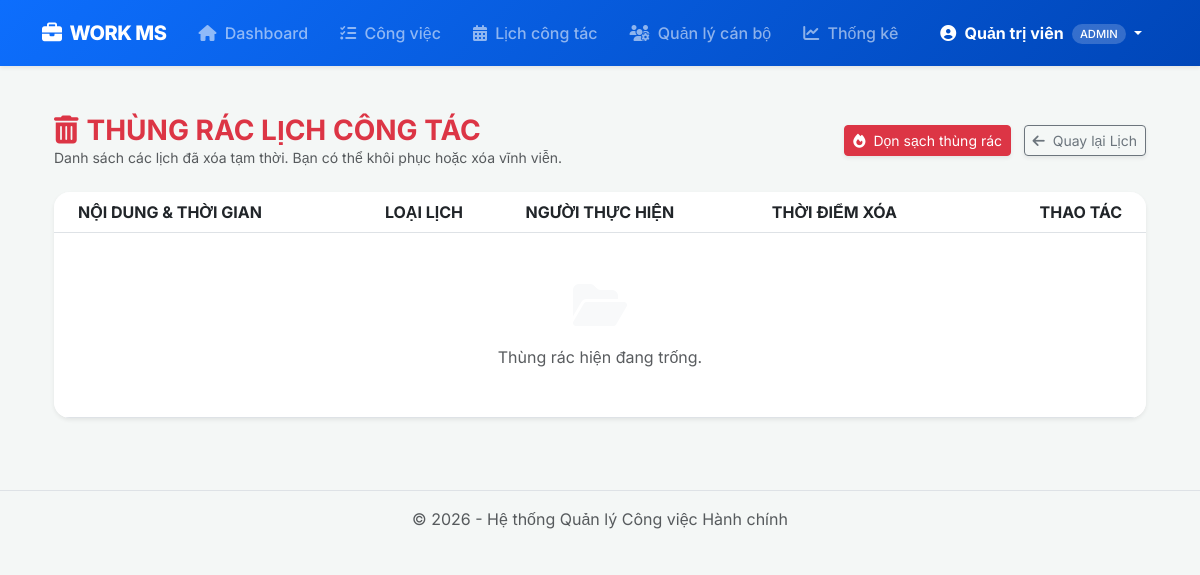
The page /modules/schedule/trash.php (signed in) on the database as committed earlier.
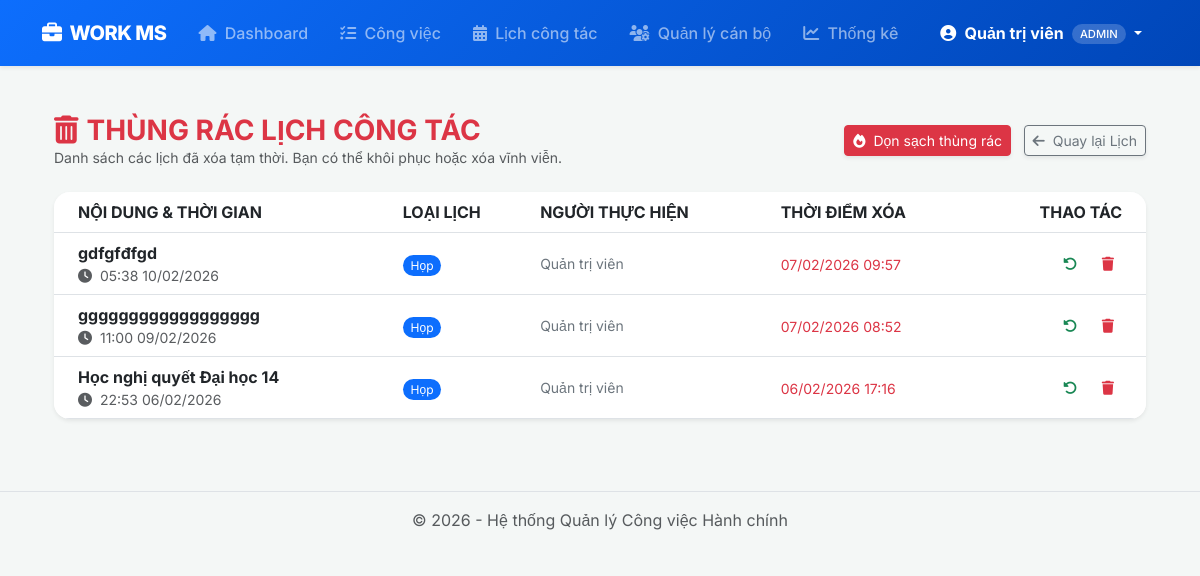
The same page on the database as committed later.
### tables this page shows
CREATE TABLE `lich_cong_tac` (
  `id` int(11) NOT NULL,
  `tieu_de` varchar(255) NOT NULL,
  `lanh_dao_id` int(11) NOT NULL,
  `bat_dau` datetime NOT NULL,
  `ket_thuc` datetime NOT NULL,
  `dia_diem` varchar(255) DEFAULT NULL,
  `noi_dung` text DEFAULT NULL,
  `loai_lich` enum('Họp','Công tác','Tiếp khách','Khác') DEFAULT 'Họp',
  `trang_thai` enum('Dự kiến','Chính thức','Đã xong','Hủy') DEFAULT 'Dự kiến',
  `created_at` timestamp NOT NULL DEFAULT current_timestamp(),
  `is_deleted` tinyint(1) DEFAULT 0,
  `deleted_at` datetime DEFAULT NULL
);

CREATE TABLE `users` (
  `id` int(11) NOT NULL,
  `username` varchar(50) NOT NULL,
  `password` varchar(255) NOT NULL,
  `ho_ten` varchar(100) NOT NULL,
  `role` enum('admin','nguoi_giao_viec','nguoi_thuc_hien') DEFAULT 'nguoi_thuc_hien',
  `created_at` timestamp NOT NULL DEFAULT current_timestamp()
);

### modules/schedule/trash.php (the view, shortened to what this page needs)
<?php
require_once '../../config/database.php';
include '../../includes/header.php';
$sql = "SELECT l.*, u.ho_ten FROM lich_cong_tac l
        JOIN users u ON l.lanh_dao_id = u.id
        WHERE l.is_deleted = 1
        ORDER BY l.deleted_at DESC";
$res = mysqli_query($conn, $sql);
?>
<div class="container py-4">
    <div class="d-flex justify-content-between align-items-center mb-4">
        <div>
            <h3 class="fw-bold text-danger mb-0">
                <i class="fa fa-trash-alt me-2"></i>THÙNG RÁC LỊCH CÔNG TÁC
            </h3>
            <p class="text-muted small mb-0">Danh sách các lịch đã xóa tạm thời. Bạn có thể khôi phục hoặc xóa vĩnh viễn.</p>
        </div>
        <div>
            <button onclick="emptyTrash()" class="btn btn-danger btn-sm shadow-sm me-2">
                <i class="fa fa-fire me-1"></i> Dọn sạch thùng rác
            </button>
            <a href="index.php" class="btn btn-outline-secondary btn-sm shadow-sm">
                <i class="fa fa-arrow-left me-1"></i> Quay lại Lịch
            </a>
        </div>
    </div>
    <div class="card shadow-sm border-0 rounded-4 overflow-hidden">
        <div class="table-responsive">
            <table class="table table-hover align-middle mb-0">
                <thead class="bg-light text-secondary">
                    <tr>
                        <th class="ps-4">NỘI DUNG & THỜI GIAN</th>
                        <th>LOẠI LỊCH</th>
                        <th>NGƯỜI THỰC HIỆN</th>
                        <th>THỜI ĐIỂM XÓA</th>
                        <th class="text-end pe-4">THAO TÁC</th>
                    </tr>
                </thead>
                <tbody>
                    <?php if (mysqli_num_rows($res) > 0): while ($row = mysqli_fetch_assoc($res)): ?>
                            <tr id="row-<?= $row['id'] ?>">
                                <td class="ps-4">
                                    <div class="fw-bold text-dark"><?= htmlspecialchars($row['tieu_de']) ?></div>
                                    <div class="text-muted small">
                                        <i class="fa fa-clock me-1"></i>
                                        <?= date('H:i d/m/Y', strtotime($row['bat_dau'])) ?>
                                    </div>
                                </td>
                                <td>
                                    <?php
                                    $color = 'secondary';
                                    if ($row['loai_lich'] == 'Họp') $color = 'primary';
                                    ?>
                                    <span class="badge bg-<?= $color ?> rounded-pill fw-normal"><?= $row['loai_lich'] ?></span>
                                </td>
                                <td class="small text-secondary"><?= htmlspecialchars($row['ho_ten']) ?></td>
                                <td>
                                    <small class="text-danger">
                                        <?= date('d/m/Y H:i', strtotime($row['deleted_at'])) ?>
                                    </small>
                                </td>
                                <td class="text-end pe-4">
                                    <button onclick="restoreEvent(<?= $row['id'] ?>)" class="btn btn-sm btn-outline-success border-0 me-1" title="Khôi phục">
                                        <i class="fa fa-undo-alt"></i>
                                    </button>
                                    <button onclick="permanentDelete(<?= $row['id'] ?>)" class="btn btn-sm btn-outline-danger border-0" title="Xóa vĩnh viễn">
                                        <i class="fa fa-trash"></i>
                                    </button>
                                </td>
                            </tr>
                        <?php endwhile;
                    else: ?>
                        <tr>
                            <td colspan="5" class="text-center py-5">
                                <i class="fa fa-folder-open fa-3x text-light mb-3 d-block"></i>
                                <span class="text-muted">Thùng rác hiện đang trống.</span>
                            </td>
                        </tr>
                    <?php endif; ?>
                </tbody>
            </table>
        </div>
    </div>
</div>
<?php include '../../includes/footer.php'; ?>

Rows that differ between the two databases and show on the page:
added lich_cong_tac: tieu_de "gdfgfđfgd", bat_dau "05:38 10/02/2026", loai_lich "Họp", lanh_dao.ho_ten "Quản trị viên", deleted_at "07/02/2026 09:57"
added lich_cong_tac: tieu_de "gggggggggggggggggg", bat_dau "11:00 09/02/2026", loai_lich "Họp", lanh_dao.ho_ten "Quản trị viên", deleted_at "07/02/2026 08:52"
added lich_cong_tac: tieu_de "Học nghị quyết Đại học 14", bat_dau "22:53 06/02/2026", loai_lich "Họp", lanh_dao.ho_ten "Quản trị viên", deleted_at "06/02/2026 17:16"
Other text that changed with them:
text no longer shown: "Thùng rác hiện đang trống."
